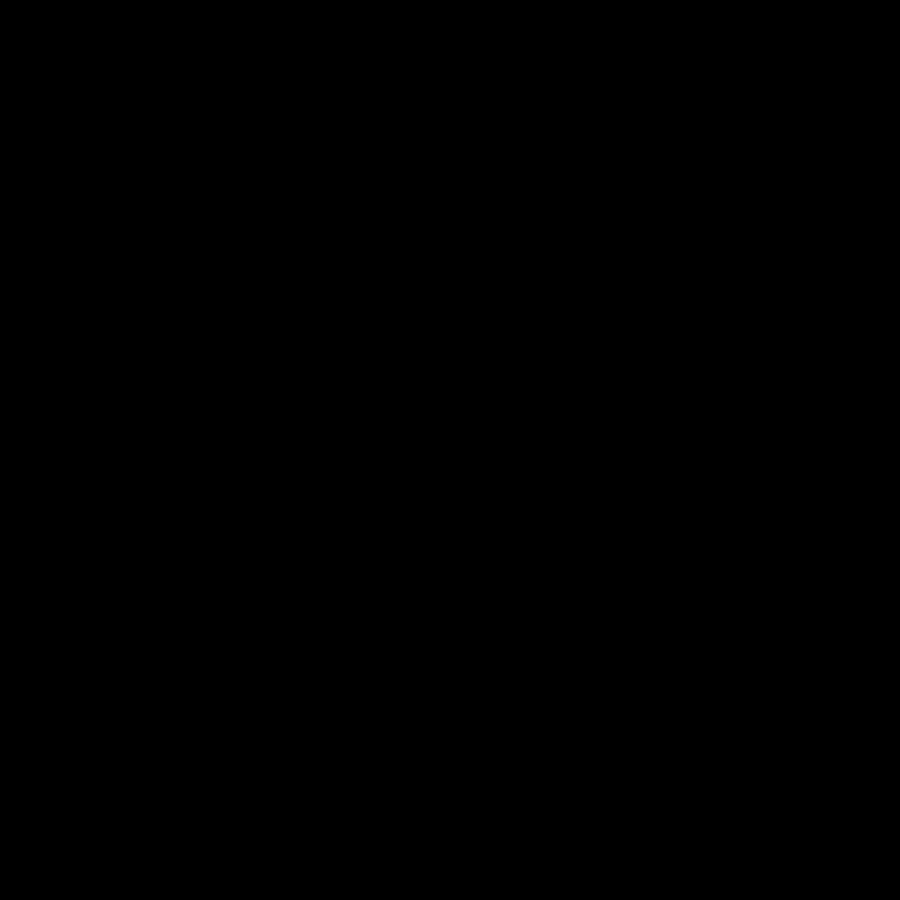
Frame 1 (no input)
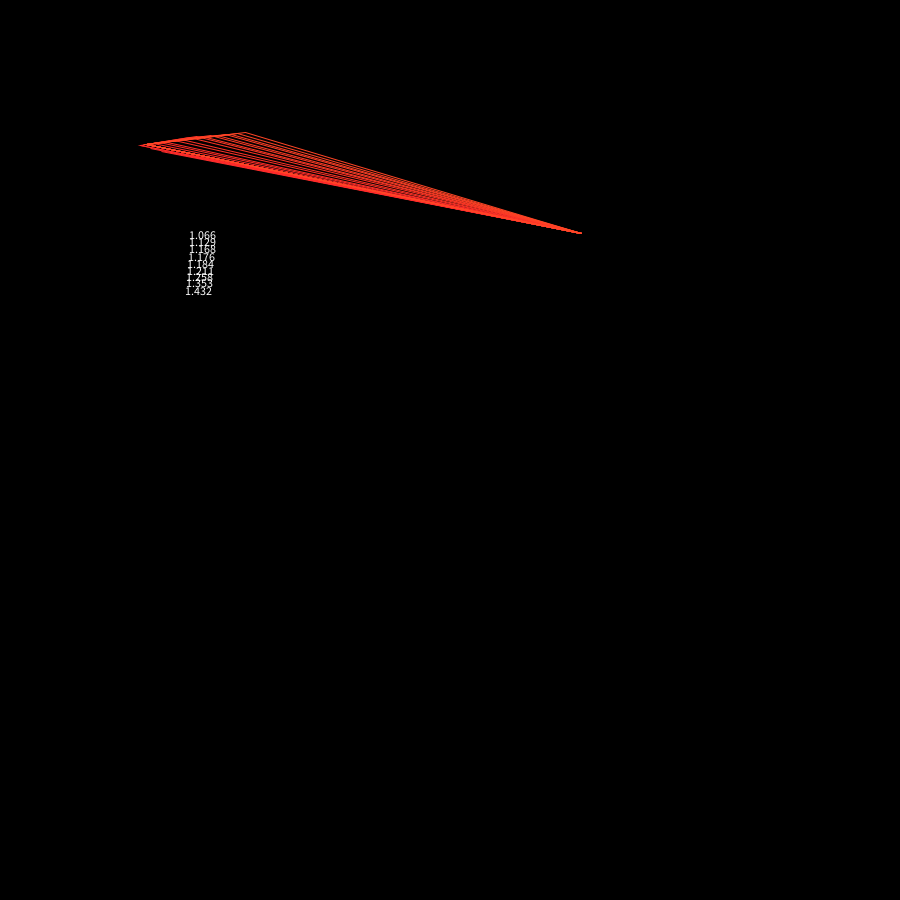
Frame 60 (the mouse pressed at the canvas centre just before this capture)
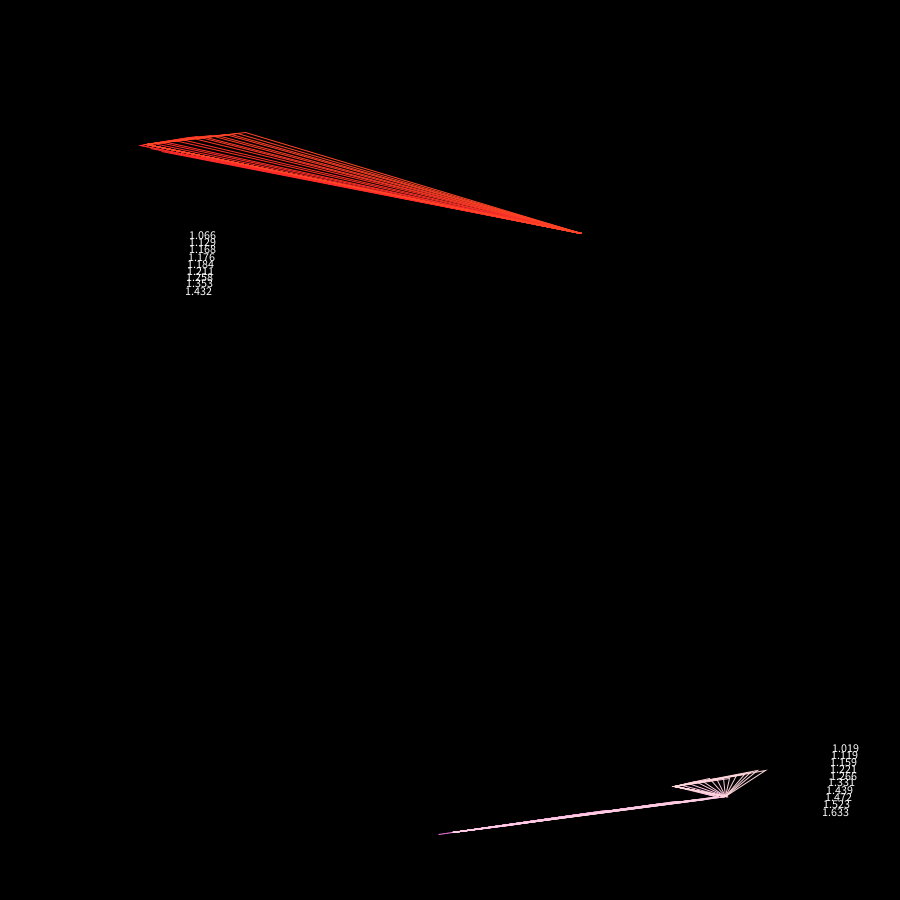
Frame 120 (the mouse held since frame 60 and released just before this capture)

The Processing sketch that drew these frames (run headless with seeded random() and noise(); from frame 60 on, the mouse is pressed at the canvas centre):

// Processing sketch: processing_183004
// ── processing_183004.pde

float x = random(0, 900); 
float y = random(0, 900);
float x2 = x;
float y2 = y;
float x3 = x;
float y3 = y;
float cutright = 900; 
float cutleft = 150; 
float jiggle = random(0.001,0.1); 

boolean cutr = true;
boolean cutl = false;
boolean contracting = true; 


void setup() { 
  background(0, 0, 0); 
  size(900, 900);
} 

void mousePressed() {
jiggle = random(0.001,0.1); 
x = random(0,900); 
y = random(0,900);
x2 = x;
y2 = y;
x3 = x;
y3 = y;
cutright = x;
cutleft = y;

} 



void draw() { 
 
 
 
 
   jiggle = jiggle + (jiggle * random(0.0000001,0.1)); 
  x = x + random(-jiggle,jiggle); 
  y = y + random(-jiggle,jiggle); 
 // if (contracting == true) {
  // fill(0,0,0,8); };
  
 fill(0,0,0,0);
 
  noStroke(); 
  rect(0,0,width,height);
  stroke((900/y)*255,(x/900)*255,(y/900)*255);
  fill(0,0,0,0);
  triangle(x,y,x2,y2,x3,y3);
  fill(255,255,255,255); 
  if (jiggle >= 1) {
  text(jiggle,y+50,x+50); } 

  if (x >= cutright) {  
    cutr = true;
    cutl = false;
    if (contracting == true) {
      cutleft = (cutleft + (cutright*0.2));
    } 

    if (contracting == false) {
      cutleft = (cutleft - (cutright * 0.1));
    }
    fill((900/y)*255,(x/900)*255,(y/900)*255,200);
   // rect(0,0,cutleft,height);
    x3 = x; 
    y3 = y; 
  } 
  if (x <= cutleft) {
    cutr = false;
    cutl = true; 
    if (contracting == true) {
      cutright = cutright * 0.9;
    }
    if (contracting == false) {
      cutright = cutright * 1.1;
    }
    fill((900/y)*255,(x/900)*255,(y/900)*255,200);
   // rect(cutright,0,width,height);
    x2 = x;
    y2 = y; 
  }

  if (cutr == true) { 

    x = x - 10;
    y = y - 2;
  } 

  if (cutl == true) {

    x = x + 7; 
    y = y - 1;
  } 


  if (y <= 0) {
    y = height;
    y2 = height; 
    y3 = height; 
   
  } 
  if (cutleft >= cutright || cutright <= cutleft) {
    contracting = false; 
  }
  if (cutleft <= 0 || cutright >= 900) {
  contracting = true; 
  } 
} 
